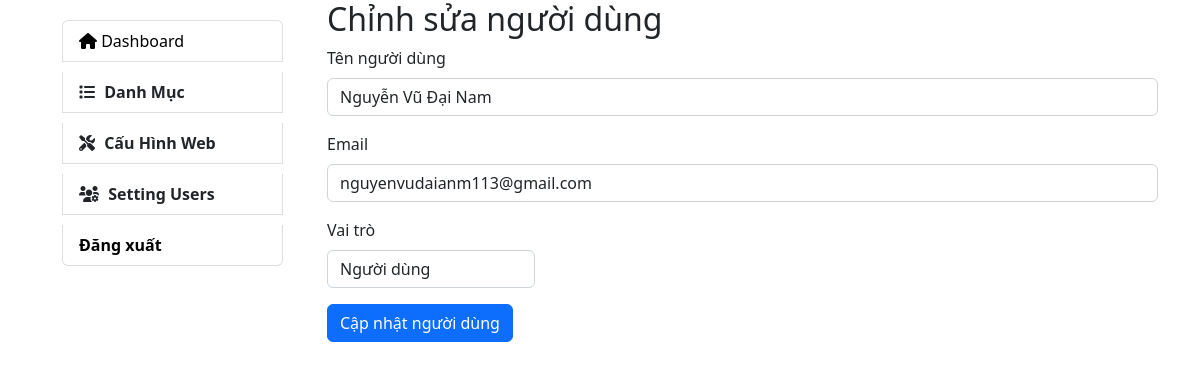
/backend/admin/user/edit.php?id=2 (signed in), run on the app's committed database.
### tables this page shows
CREATE TABLE `users` (
  `id_user` int(11) NOT NULL,
  `username` varchar(255) NOT NULL,
  `email` varchar(255) NOT NULL,
  `password` varchar(255) NOT NULL,
  `fullname` varchar(255) NOT NULL,
  `role` tinyint(4) NOT NULL DEFAULT 1,
  `del_user` tinyint(4) NOT NULL DEFAULT 0
);

### backend/admin/user/edit.php (the view, shortened to what this page needs)
<?php
require_once "../../../dbconnect.php";
$id_user = $_GET['id'];
$id_check=$_SESSION['user']['id_user'];
$sql = "SELECT * FROM users WHERE id_user = $id_user AND id_user != $id_check";
$result = mysqli_query($conn, $sql);
$row = mysqli_fetch_assoc($result);
?>
<!DOCTYPE html>
<html lang="en">
<head>
    <link rel="stylesheet" href="https://cdn.jsdelivr.net/npm/bootstrap@5.2.0/dist/css/bootstrap.min.css">
</head>
<body>
    <div class="container">
        <div class="row">
            <div class="col-3">
                <?php require_once "../../layouts/sidebar.php"; ?>
            </div>
            <div class="col-9">
                <h2>Chỉnh sửa người dùng</h2>
                <form method="POST">
                    <div class="mb-3">
                        <label for="name" class="form-label">Tên người dùng</label>
                        <input type="text" class="form-control" id="fullname" name="fullname" value="<?php echo $row['fullname']; ?>" required>
                    </div>
                    <div class="mb-3">
                        <label for="description" class="form-label">Email</label>
                        <input type="email" class="form-control" id="email" name="email" value="<?php echo $row['email']; ?>" required>
                    </div>
                    <div class="mb-3">
                        <label for="description" class="form-label">Vai trò</label>
                        <select name="role" id="" class="form-control w-25">
                            <?php
                                if($row['role']==1){
                                    echo'
                            <option value="1" selected>Người dùng</option>
                            <option value="2">Admin</option>
                                    ';
                                }else if($row['role']==2){
                                    echo'
                            <option value="1">Người dùng</option>
                            <option value="2" selected>Admin</option>
                                    ';
                                }
                            ?>
                        </select>
                    </div>
                    <button type="submit" class="btn btn-primary">Cập nhật người dùng</button>
                </form>
            </div>
        </div>
    </div>
</body>
</html>

### data on the page
users: fullname "Nguyễn Vũ Đại Nam", email "nguyenvudaianm113@gmail.com", role "Người dùng"
